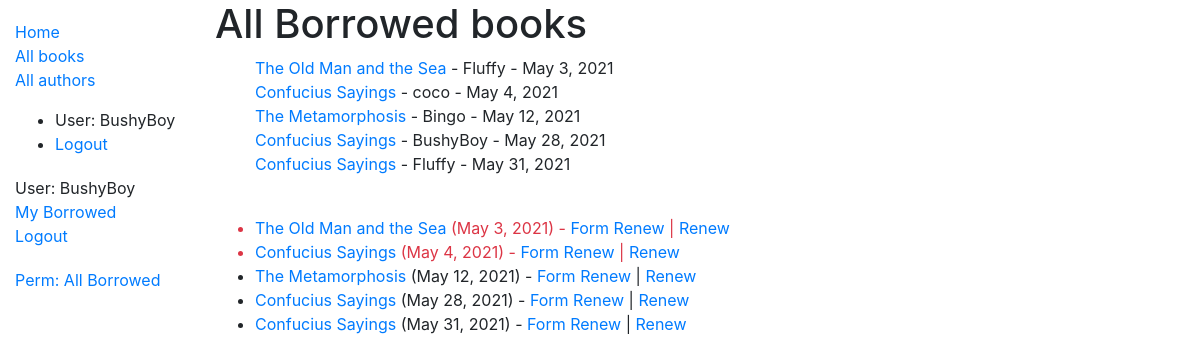
Screenshot of /catalog/allborrowed/ (signed in) with the database file from the repository.
### catalog/models.py (models this page shows, shortened)
class BookInstance(models.Model):
    id = models.UUIDField(primary_key=True, default=uuid.uuid4, help_text='Unique ID for this particular book across whole library')
    book = models.ForeignKey('Book', on_delete=models.RESTRICT, null=True)
    imprint = models.CharField(max_length=200)
    due_back = models.DateField(null=True, blank=True)
    borrower = models.ForeignKey(User, on_delete=models.SET_NULL, null=True, blank=True)
    LOAN_STATUS = (
        ('m', 'Maintenance'),
        ('o', 'On loan'),
        ('a', 'Available'),
        ('r', 'Reserved'),
    )
    status = models.CharField(
        max_length=1,
        choices=LOAN_STATUS,
        blank=True,
        default='m',
        help_text='Book availability',
    )
    @property
    def is_overdue(self):
        if self.due_back and date.today() > self.due_back:
            return True
        return False
    class Meta:
        ordering = ['due_back']
        permissions = (("can_mark_returned", "Set book as returned"),)

class Book(models.Model):
    title = models.CharField(max_length=200)
    author = models.ForeignKey('Author', on_delete=models.SET_NULL, null=True)
    summary = models.TextField(max_length=1000, help_text='Enter a brief description of the book')
    isbn = models.CharField('ISBN', max_length=13, unique=True,
                             help_text='13 Character <a href="https://www.isbn-international.org/content/what-isbn">ISBN number</a>')
    genre = models.ManyToManyField(Genre, help_text='Select a genre for this book')
    language = models.ForeignKey('Language', on_delete=models.SET_NULL, null=True)
    def display_genre(self):
        """Create a string for the Genre. This is required to display genre in Admin."""
        return ', '.join(genre.name for genre in self.genre.all()[:3])
    display_genre.short_description = 'Genre'

### catalog/views.py (the view)
# urls.py: path('allborrowed/', views.AllBorrowedBooks.as_view(), name='all-borrowed'),
class AllBorrowedBooks(PermissionRequiredMixin, generic.ListView):
    permission_required = 'catalog.can_mark_returned'
    model = BookInstance
    template_name = 'catalog/all_borrowed_books.html'
    paginate_by = 10
    def get_queryset(self):
        return BookInstance.objects.filter(status__exact='o').order_by('due_back')

### catalog/templates/catalog/all_borrowed_books.html
{% extends "base_generic.html" %}
{% block content %}
    <h1>All Borrowed books</h1>
    {% if perms.catalog.can_mark_returned %}
    <ul>
      {% for all_borrowed in bookinstance_list %}
        <a href="{% url 'book-detail' all_borrowed.book.pk %}">{{all_borrowed.book.title}}</a> - {{ all_borrowed.borrower }} - {{ all_borrowed.due_back }}
      <br>
      {% endfor %}
    </ul>
    {% else %}
      <p>There are no books borrowed.</p>
    {% endif %}
    <br>
    {% if bookinstance_list %}
    <ul>
      {% for bookinst in bookinstance_list %}
      <li class="{% if bookinst.is_overdue %}text-danger{% endif %}">
        <a href="{% url 'book-detail' bookinst.book.pk %}">
          {{bookinst.book.title}}</a> ({{ bookinst.due_back }}) {% if user.is_staff %}- {{ bookinst.borrower }}{% endif %} {% if perms.catalog.can_mark_returned %}- <a href="#">Form Renew</a>  | <a href="{% url 'renew-book-librarian' bookinst.id %}
        ">Renew</a>  {% endif %}
      </li>
      {% endfor %}
    </ul>
    {% else %}
      <p>There are no books borrowed.</p>
    {% endif %}
{% endblock %}

### catalog/templates/base_generic.html (shortened to what this page needs)
<!DOCTYPE html>
<html lang="en">
<head>
  <link rel="stylesheet" href="https://cdn.jsdelivr.net/npm/bootstrap@4.5.3/dist/css/bootstrap.min.css">
  {% load static %}
  <link rel="stylesheet" href="{% static 'css/styles.css' %}">
</head>
<body>
  <div class="container-fluid">
    <div class="row">
      <div class="col-sm-2">
      {% block sidebar %}
        <ul class="sidebar-nav">
          <li><a href="{% url 'index' %}">Home</a></li>
          <li><a href="{% url 'books' %}">All books</a></li>
          <li><a href="{% url 'authors' %}">All authors</a></li>
        </ul>
        <ul>
          {% if user.is_authenticated %}
            <li>User: {{ user.get_username }}</li>
            <li><a href="{% url 'logout'%}?next={{request.path}}">Logout</a></li>
          {% else %}
            <li><a href="{% url 'login'%}?next={{request.path}}">Login</a></li>
          {% endif %}
        </ul>
        <ul class="sidebar-nav">
          {% if user.is_authenticated %}
          <li>User: {{ user.get_username }}</li>
          <li><a href="{% url 'my-borrowed' %}">My Borrowed</a></li>
          <li><a href="{% url 'logout'%}?next={{request.path}}">Logout</a></li>
          {% else %}
          <li><a href="{% url 'login'%}?next={{request.path}}">Login</a></li>
          {% endif %}
        </ul>
        <ul class="sidebar-nav">
          {% if perms.catalog.can_mark_returned %}
          <a href="{% url 'all-borrowed' %}">Perm: All Borrowed</a>
         {% endif %}
        </ul>
     {% endblock %}
      </div>
      <div class="col-sm-10 ">{% block content %}{% endblock %}</div>
    </div>
  </div>
</body>
</html>

### catalog/static/css/styles.css (style rules this page uses)
.sidebar-nav { margin-top: 20px; padding: 0; list-style: none; }

### rows the page displays
BookInstance: book "The Old Man and the Sea", borrower "Fluffy", due_back "May 3, 2021"
BookInstance: book "Confucius Sayings", borrower "coco", due_back "May 4, 2021"
BookInstance: book "The Metamorphosis", borrower "Bingo", due_back "May 12, 2021"
BookInstance: book "Confucius Sayings", borrower "BushyBoy", due_back "May 28, 2021"
BookInstance: book "Confucius Sayings", borrower "Fluffy", due_back "May 31, 2021"

### other values shown
{{ user.get_username }} "BushyBoy"
